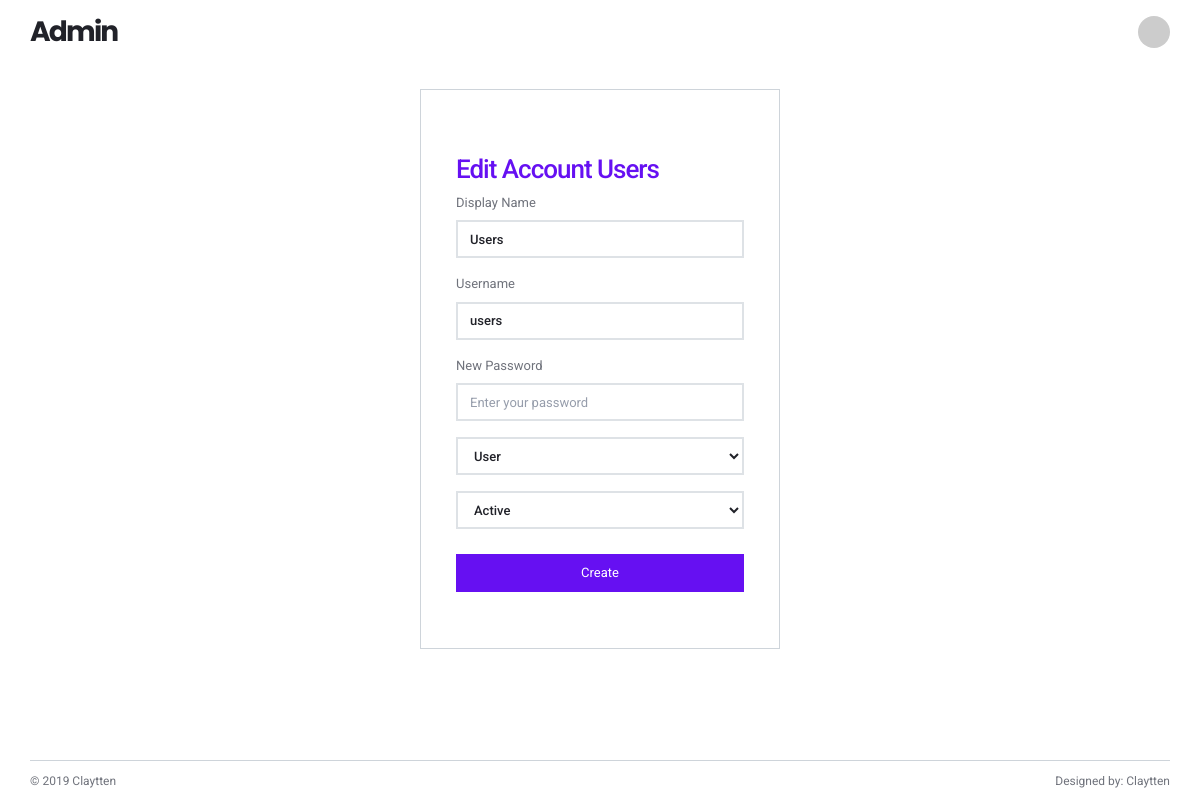
Page /pages/admin/edit_account.php?id=1 (signed in) on the earlier database version.
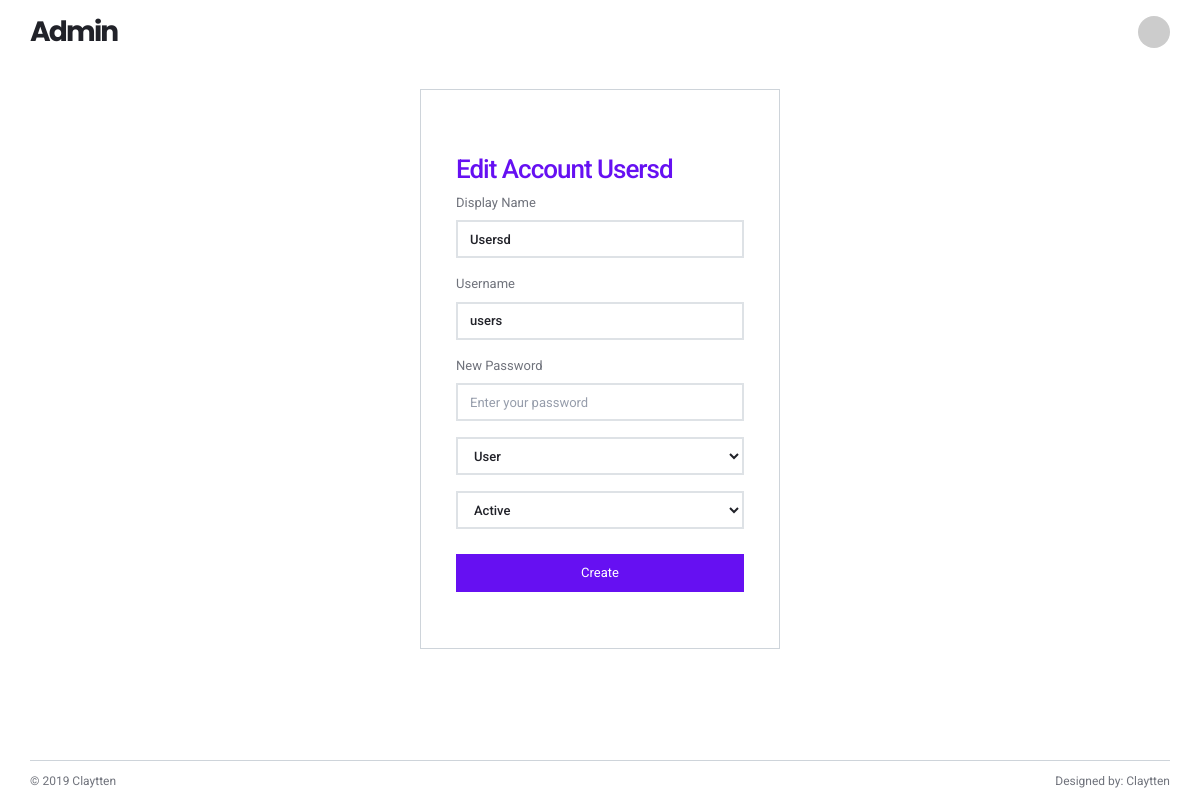
Same page on the later database version.
### tables this page shows
CREATE TABLE `users` (
  `id` int(11) NOT NULL AUTO_INCREMENT,
  `name` varchar(255) NOT NULL,
  `username` varchar(255) NOT NULL,
  `password` varchar(255) NOT NULL,
  `roles` varchar(255) NOT NULL,
  `status` int(11) NOT NULL,
  PRIMARY KEY (`id`)
);

### pages/admin/edit_account.php (the view, shortened to what this page needs)
<?php
  include "../../action/koneksi.php";
  $id_user = $_GET['id'];
  $query = "SELECT * from users WHERE id='$id_user';";
  $result = mysqli_query($connect, $query) or die(mysqli_error($connect));
  while ($row = mysqli_fetch_array($result))
  {
    $name = $row['name'];
    $username = $row['username'];
    $role = $row['roles'];
    $status= $row['status'];
  }
?>
<!DOCTYPE html>
<html lang="en">
  <head>
    <link href="../../lib/fontawesome-free/css/all.min.css" rel="stylesheet">
    <link href="../../lib/ionicons/css/ionicons.min.css" rel="stylesheet">
    <link href="../../lib/typicons.font/typicons.css" rel="stylesheet">
    <link rel="stylesheet" href="../../assets/css/style.css">
  </head>
  <body class="az-body">
    <?php include"../../layouts/admin/header.php";?>
    <div class="az-content az-content-mail">
      <div class="container" style="justify-content: center">
        <div class="az-card-signin">
          <div class="az-signin-header">
            <h2>Edit Account <?php echo $name ?></h2>
            <form action="../../action/admin/update_account.php?id=<?php echo $id_user?>" method="POST" accept-charset="utf-8">
              <div class="form-group">
                <label>Display Name</label>
                <input type="text" name="name" class="form-control" placeholder="Enter your fullname" value="<?php echo $name ?>" required>
              </div>
              <div class="form-group">
                <label>Username</label>
                <input type="text" name="username" class="form-control" placeholder="Enter your username" value="<?php echo $username ?>" required>
              </div>
              <div class="form-group">
                <label>New Password</label>
                <input type="password" name="password" class="form-control" placeholder="Enter your password" required>
              </div>
              <div class="form-group">
                <select class="form-control select2-no-search" name="roles">
                    <option value="user" <?php echo $role == "user" ? "selected": '';?>>User</option>
                </select>
              </div>
              <div class="form-group">
                <select class="form-control select2-no-search" name="status">
                    <option value="1" <?php echo $status == "1" ? "selected": '';?>>Active</option>
                </select>
              </div>
              <button type="submit"  class="btn btn-az-primary btn-block">Create</button>
            </form>
          </div>
        </div>
      </div>
    </div>
    <?php include"../../layouts/users/footer.php"?>
  </body>
</html>

Differences in the rows shown:
changed users "users": name "Users" → "Usersd"
